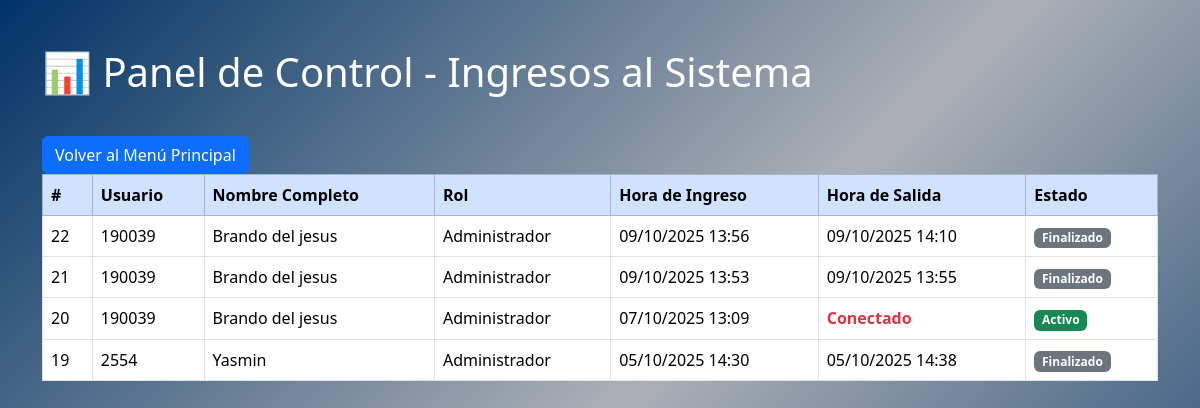
The app's page /Sistema_Integral/panel_control.php (signed in), older data.
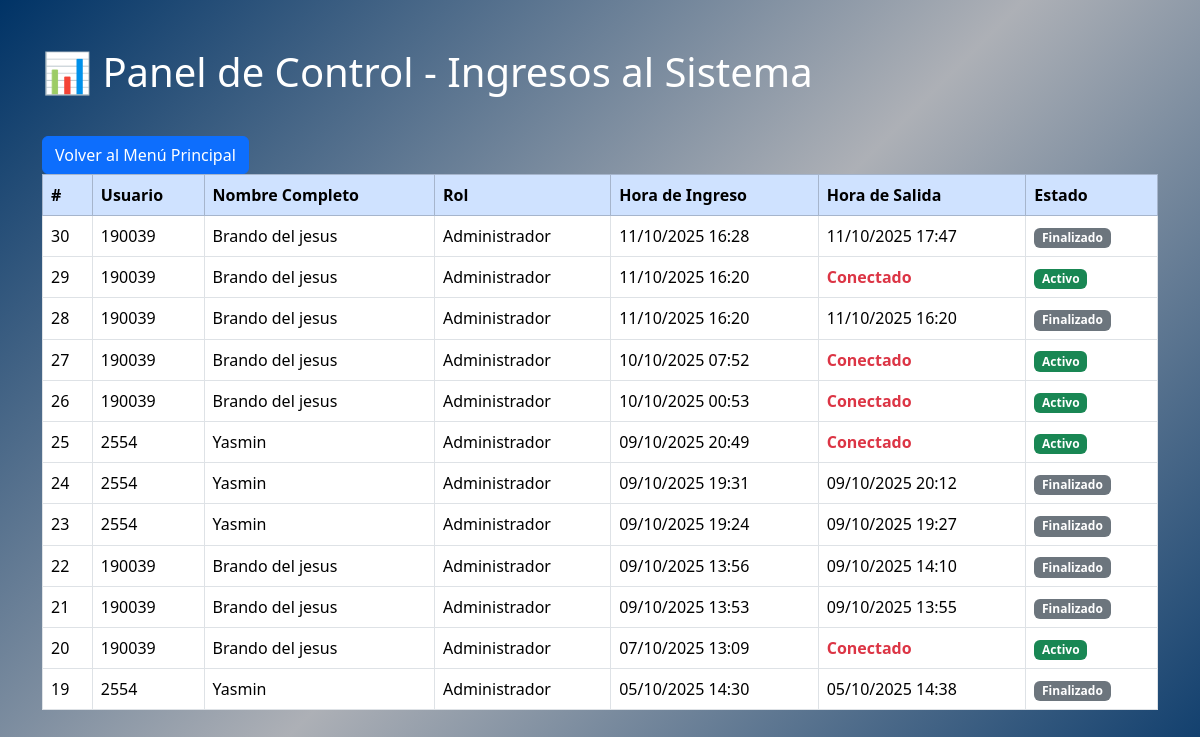
The same page, newer data.
### tables this page shows
CREATE TABLE `registro_ingresos` (
  `id` int NOT NULL,
  `usuario` varchar(100) NOT NULL,
  `nombre_completo` varchar(255) NOT NULL,
  `rol` varchar(50) NOT NULL,
  `fecha_ingreso` datetime NOT NULL,
  `fecha_salida` datetime DEFAULT NULL
);

### Sistema_Integral/panel_control.php (the view, shortened to what this page needs)
<?php
 $conn = new mysqli("pdb1042.awardspace.net", "4528622_pisi", "sklike5522", "4528622_pisi");
$sql = "SELECT id, usuario, nombre_completo, rol, fecha_ingreso, fecha_salida FROM registro_ingresos ORDER BY fecha_ingreso DESC";
$result = $conn->query($sql);
?>
<!DOCTYPE html>
<html lang="es">
<head>
    <link href="https://cdn.jsdelivr.net/npm/bootstrap@5.3.3/dist/css/bootstrap.min.css" rel="stylesheet">
</head>
<body style="background: linear-gradient(135deg, #003366,#ADB0B6,#003366);  margin: 0;height: 100%; min-height: 100vh;">
<div class="container mt-5">
    <h1 class="mb-4 text-white">📊 Panel de Control - Ingresos al Sistema</h1>
        <a href="menu.php" class="btn btn-primary mt-3">
        <i class="bi bi-arrow-left-circle"></i> Volver al Menú Principal
    </a>
    <table class="table table-hover table-bordered align-middle">
        <thead class="table-primary">
            <tr>
                <th>#</th>
                <th>Usuario</th>
                <th>Nombre Completo</th>
                <th>Rol</th>
                <th>Hora de Ingreso</th>
                <th>Hora de Salida</th>
                <th>Estado</th>
            </tr>
        </thead>
        <tbody>
            <?php while($row = $result->fetch_assoc()): ?>
                <tr>
                    <td><?php echo htmlspecialchars($row['id']); ?></td>
                    <td><?php echo htmlspecialchars($row['usuario']); ?></td>
                    <td><?php echo htmlspecialchars($row['nombre_completo']); ?></td>
                    <td><?php echo htmlspecialchars($row['rol']); ?></td>
                    <td><?php echo date('d/m/Y H:i', strtotime($row['fecha_ingreso'])); ?></td>
                    <td>
                        <?php
                        if ($row['fecha_salida']) {
                            echo date('d/m/Y H:i', strtotime($row['fecha_salida']));
                        } else {
                            echo "<span class='text-danger fw-bold'>Conectado</span>";
                        }
                        ?>
                    </td>
                    <td>
                        <?php
                        if ($row['fecha_salida']) {
                            echo "<span class='badge bg-secondary'>Finalizado</span>";
                        } else {
                            echo "<span class='badge bg-success'>Activo</span>";
                        }
                        ?>
                    </td>
                </tr>
            <?php endwhile; ?>
        </tbody>
    </table>
</div>
</body>
</html>

Row changes from the older to the newer data that the page shows:
added registro_ingresos: id "30", usuario "190039", nombre_completo "Brando del jesus", rol "Administrador", fecha_ingreso "11/10/2025 16:28", fecha_salida "11/10/2025 17:47", shows "Finalizado"
added registro_ingresos: id "29", usuario "190039", nombre_completo "Brando del jesus", rol "Administrador", fecha_ingreso "11/10/2025 16:20", shows "Conectado", shows "Activo"
added registro_ingresos: id "28", usuario "190039", nombre_completo "Brando del jesus", rol "Administrador", fecha_ingreso "11/10/2025 16:20", fecha_salida "11/10/2025 16:20", shows "Finalizado"
added registro_ingresos: id "27", usuario "190039", nombre_completo "Brando del jesus", rol "Administrador", fecha_ingreso "10/10/2025 07:52", shows "Conectado", shows "Activo"
added registro_ingresos: id "26", usuario "190039", nombre_completo "Brando del jesus", rol "Administrador", fecha_ingreso "10/10/2025 00:53", shows "Conectado", shows "Activo"
added registro_ingresos: id "25", usuario "2554", nombre_completo "Yasmin", rol "Administrador", fecha_ingreso "09/10/2025 20:49", shows "Conectado", shows "Activo"
added registro_ingresos: id "24", usuario "2554", nombre_completo "Yasmin", rol "Administrador", fecha_ingreso "09/10/2025 19:31", fecha_salida "09/10/2025 20:12", shows "Finalizado"
added registro_ingresos: id "23", usuario "2554", nombre_completo "Yasmin", rol "Administrador", fecha_ingreso "09/10/2025 19:24", fecha_salida "09/10/2025 19:27", shows "Finalizado"
